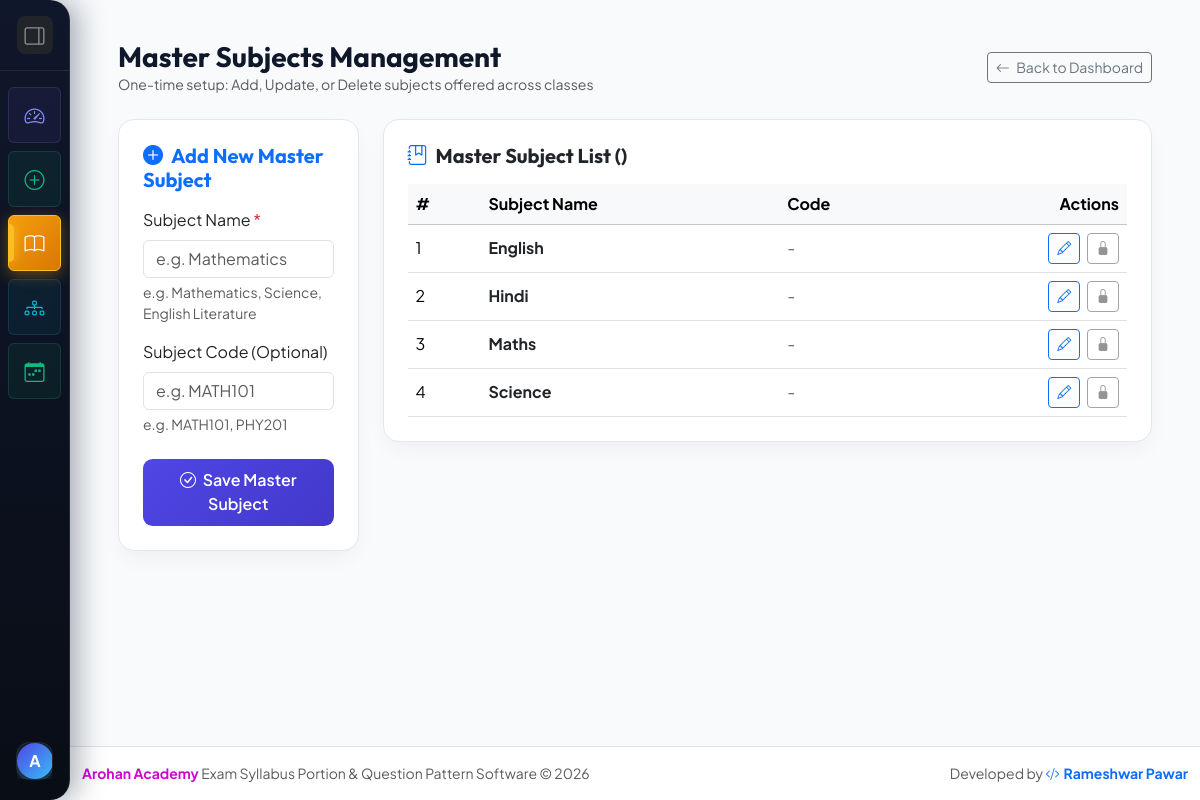
Before: /subjects/ (signed in) with the older database file.
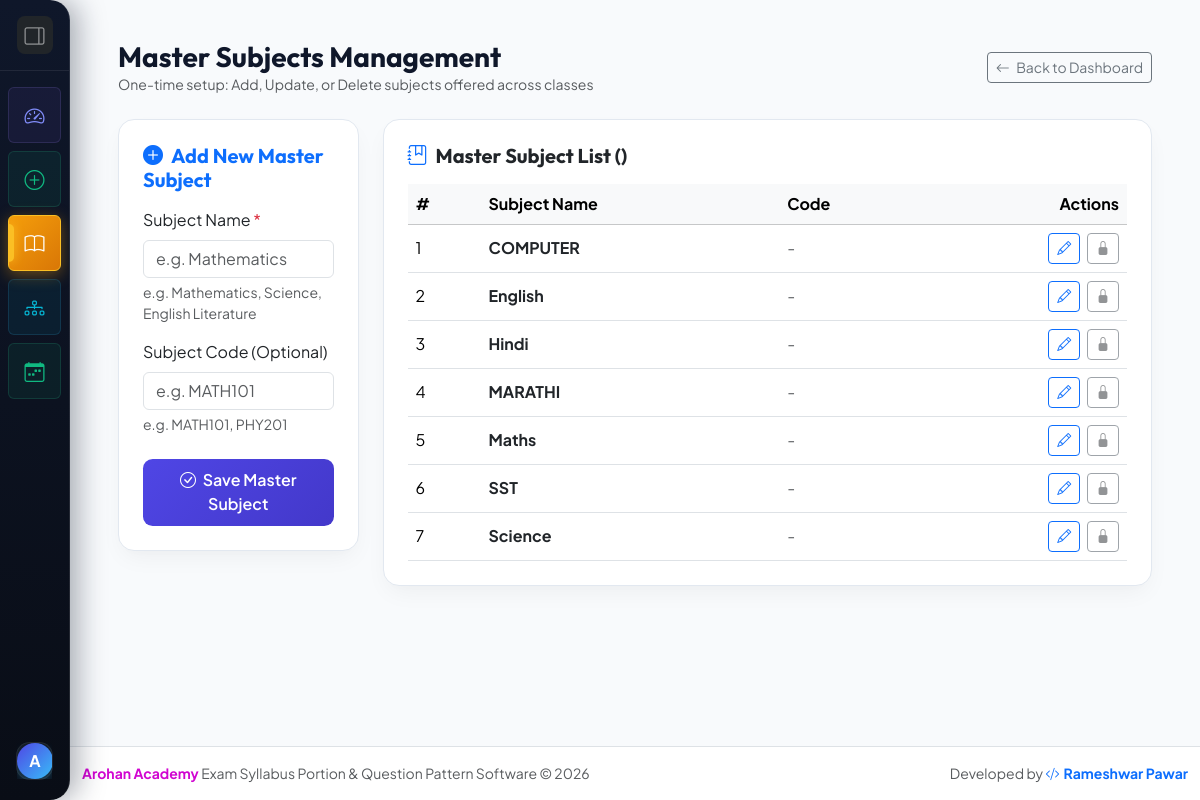
After: the same page with the newer database file.
### core/models.py (models this page shows, shortened)
class MasterSubject(models.Model):
    name = models.CharField(max_length=150, unique=True, help_text="e.g. Mathematics, Science, English")
    code = models.CharField(max_length=50, blank=True, help_text="e.g. MATH101")
    created_at = models.DateTimeField(auto_now_add=True)
    class Meta:
        ordering = ['name']

### core/views.py (the view)
# urls.py: path('subjects/', views.manage_subjects, name='manage_subjects'),
@login_required
def manage_subjects(request):
    from .models import MasterSubject, PortionSubmission
    from .forms import MasterSubjectForm
    from django.db import models
    edit_subject_id = request.GET.get('edit')
    edit_instance = get_object_or_404(MasterSubject, id=edit_subject_id) if edit_subject_id else None
    if request.method == 'POST':
        form = MasterSubjectForm(request.POST, instance=edit_instance)
        if form.is_valid():
            subject = form.save()
            messages.success(request, f"Subject '{subject.name}' saved successfully!")
            return redirect('manage_subjects')
    else:
        form = MasterSubjectForm(instance=edit_instance)
    subjects = list(MasterSubject.objects.all())
    for subj in subjects:
        subj.linked_count = PortionSubmission.objects.filter(
            models.Q(master_subject=subj) | models.Q(subject_name__iexact=subj.name)
        ).count()
    return render(request, 'core/manage_subjects.html', {
        'subjects': subjects,
        'form': form,
        'edit_instance': edit_instance
    })

### core/forms.py
class MasterSubjectForm(forms.ModelForm):
    class Meta:
        model = MasterSubject
        fields = ['name', 'code']
        widgets = {
            'name': forms.TextInput(attrs={'class': 'form-control', 'placeholder': 'e.g. Mathematics'}),
            'code': forms.TextInput(attrs={'class': 'form-control', 'placeholder': 'e.g. MATH101'}),
        }

### templates/core/manage_subjects.html (shortened to what the changed rows need)
{% extends 'base.html' %}
{% block content %}
<div class="container-fluid px-lg-4 px-xl-5">
    <div class="row g-4">
        <div class="col-lg-8 col-xl-9">
            <div class="card glass-card p-4">
                <div class="table-responsive">
                    <table class="table table-hover align-middle mb-0">
                        <thead class="table-light">
                            <tr>
                                <th>#</th>
                                <th>Subject Name</th>
                                <th>Code</th>
                                <th class="text-end">Actions</th>
                            </tr>
                        </thead>
                        <tbody>
                            {% for subj in subjects %}
                            <tr {% if edit_instance and edit_instance.id == subj.id %}class="table-primary"{% endif %}>
                                <td>{{ forloop.counter }}</td>
                                <td>
                                    <strong class="text-dark">{{ subj.name }}</strong>
                                </td>
                                <td>
                                    {% if subj.code %}<span class="badge bg-secondary font-monospace">{{ subj.code }}</span>{% else %}<span class="text-muted">-</span>{% endif %}
                                </td>
                                <td class="text-end">
                                    <a href="?edit={{ subj.id }}" class="btn btn-outline-primary btn-sm me-1" title="Edit">
                                        <i class="bi bi-pencil"></i>
                                    </a>
                                    {% if subj.linked_count > 0 %}
                                        <button type="button" class="btn btn-outline-secondary btn-sm" disabled title="Cannot delete: {{ subj.linked_count }} portion record(s) exist for this subject in exams">
                                            <i class="bi bi-lock-fill text-muted"></i>
                                        </button>
                                    {% else %}
                                        <a href="{% url 'delete_subject' subj.id %}" class="btn btn-outline-danger btn-sm" onclick="return confirm('Are you sure you want to delete this master subject?');" title="Delete">
                                            <i class="bi bi-trash"></i>
                                        </a>
                                    {% endif %}
                                </td>
                            </tr>
                            {% empty %}
                            <tr>
                                <td colspan="4" class="text-center py-4 text-muted">
                                    No master subjects added yet. Create your first subject on the left!
                                </td>
                            </tr>
                            {% endfor %}
                        </tbody>
                    </table>
                </div>
            </div>
        </div>
    </div>
</div>
{% endblock %}

Changed rows visible on the page:
added MasterSubject: name "COMPUTER"
added MasterSubject: name "MARATHI"
added MasterSubject: name "SST"
